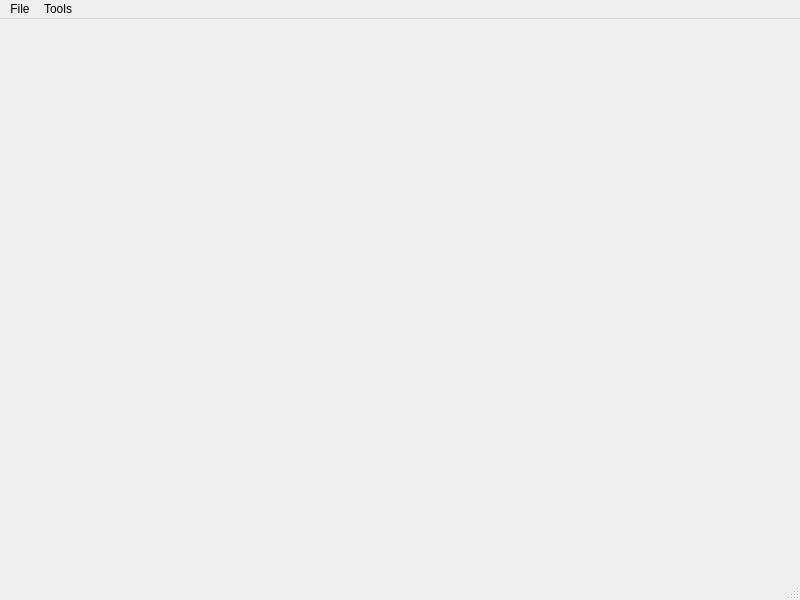
<?xml version="1.0" encoding="UTF-8"?>
<ui version="4.0">
 <class>MainWindow</class>
 <widget class="QMainWindow" name="MainWindow">
  <property name="geometry">
   <rect>
    <x>0</x>
    <y>0</y>
    <width>800</width>
    <height>600</height>
   </rect>
  </property>
  <property name="windowTitle">
   <string>MainWindow</string>
  </property>
  <widget class="QWidget" name="centralwidget"/>
  <widget class="QMenuBar" name="menubar">
   <property name="geometry">
    <rect>
     <x>0</x>
     <y>0</y>
     <width>800</width>
     <height>25</height>
    </rect>
   </property>
   <widget class="QMenu" name="menuFile">
    <property name="title">
     <string>File</string>
    </property>
    <addaction name="action_Open_Ply"/>
    <addaction name="separator"/>
    <addaction name="action_Quit"/>
   </widget>
   <widget class="QMenu" name="menuTools">
    <property name="title">
     <string>Tools</string>
    </property>
    <addaction name="action_Load_Shaders"/>
   </widget>
   <addaction name="menuFile"/>
   <addaction name="menuTools"/>
  </widget>
  <widget class="QStatusBar" name="statusbar"/>
  <action name="action_Open_Ply">
   <property name="text">
    <string>Open Ply</string>
   </property>
  </action>
  <action name="action_Quit">
   <property name="text">
    <string>Quit</string>
   </property>
  </action>
  <action name="action_Load_Shaders">
   <property name="text">
    <string>Load Shaders</string>
   </property>
  </action>
 </widget>
 <resources/>
 <connections>
  <connection>
   <sender>action_Quit</sender>
   <signal>triggered()</signal>
   <receiver>MainWindow</receiver>
   <slot>close()</slot>
   <hints>
    <hint type="sourcelabel">
     <x>-1</x>
     <y>-1</y>
    </hint>
    <hint type="destinationlabel">
     <x>399</x>
     <y>299</y>
    </hint>
   </hints>
  </connection>
 </connections>
</ui>
